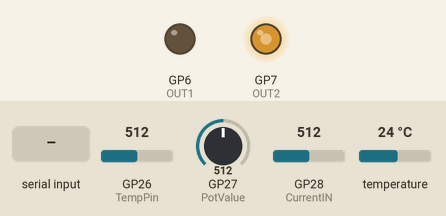
Recording of a program running on a simulated Raspberry Pi Pico. Parts: output pins drawn as LEDs (lit = HIGH). The test bench sets the inputs (shaded band); at power-on: GP27 (PotValue) = 512, GP26 (TempPin) = 512, GP28 (CurrentIN) = 512, temperature 24 °C (analog values on the 0–1023 scale). Pins used as bus, display or sensor lines are not drawn; what the program prints to the serial monitor is not drawn.

Above: at 1.2 s.
1.3 s: GP27 (PotValue) set to 716
At 2.3 s:
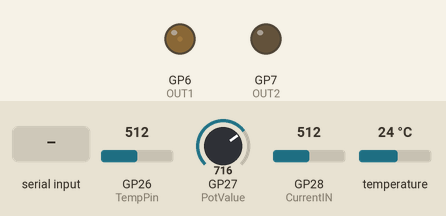
4.3 s: "Value 1: \n" received over Serial
At 4.7 s:
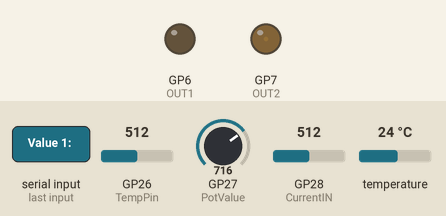
Timing chart, 0 to 7.3 s (numbered marks = the images above; inputs shaded):
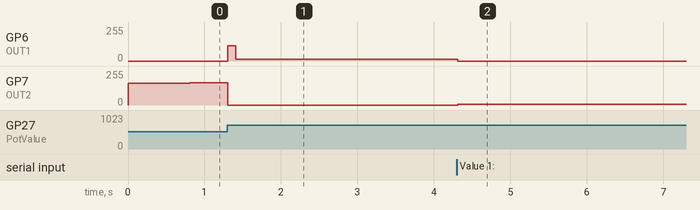

The program:

main.cpp
```cpp
#include <Arduino.h>
#include <Wire.h>
#include <PID_v1.h>

void receiveEvent();

class serialValues{
  public:
  double goalAngle = 135;
  double Kp = 0;
  double Ki = 0;
  double Kd = 0;
  serialValues(double goalAngleI, double KpI, double KiI, double KdI){
    goalAngle = goalAngleI;
    Kp = KpI;
    Ki = KiI;
    Kd = KdI;
  }

};

serialValues parseData(String input);

#define PWMIN p29
#define TempPin p26
#define OUT1 p6
#define OUT2 p7
#define CurrentIN p28
#define MPSleep p8
#define I2cSlaveAddress 0x2F
#define PotValue p27

#define Vref 3.3

MbedI2C i2c(p2,p3);

float Vo;
float R1 = 10000;
float logR2, R2, T, Tc;
double c1 = 0.00009076800317960867, c2 = 0.0003820237749737886, c3 = -3.107248132974333e-7;

float goalAngle = 90;
float current;
bool increasing = true;

struct receivedAngle {
  float position;
};
//PID values
double Kp =1.8;
double Ki = 0.05;
double Kd = 0.1;

// Declare a variable to hold the received data
receivedAngle receivedAngleD;

serialValues receivedSerialData(goalAngle, Kp,Ki,Kd);


double setPoint;
double potInput;
double pidOutput;

PID motorPID(&potInput, &pidOutput, (&receivedSerialData.goalAngle),*(&receivedSerialData.Kp),*(&receivedSerialData.Ki),*(&receivedSerialData.Kd),DIRECT);

void setup() {
  pinMode(PWMIN, INPUT);
  pinMode(TempPin, INPUT);
  pinMode(PotValue, INPUT);
  pinMode(CurrentIN, INPUT);

  pinMode(OUT1, OUTPUT);
  pinMode(OUT2, OUTPUT);
  pinMode(MPSleep, OUTPUT);
  digitalWrite(MPSleep, HIGH);


  // Start the Wire library as a slave with the specified address
  //Wire.begin(I2cSlaveAddress);  // Replace 0x42 with the I2C address you want to assign to the slave

  // Register the event handler for receiving data
  //Wire.onReceive(receiveEvent);

  Serial.begin(9600);
  digitalWrite(OUT1,LOW);
  digitalWrite(OUT2,LOW);

  motorPID.SetMode(AUTOMATIC);
  motorPID.SetOutputLimits(-255,255);
  //motorPID.SetSampleTime(20);
  analogReadResolution(10);
}

void loop() {
 float atPos = analogRead(PotValue);
 setPoint = goalAngle;
//Serial.println(atPos);
 potInput = map(atPos, 0,1023,-255,255);

 motorPID.Compute();


 if (pidOutput > 0){
    analogWrite(OUT1,0);
    analogWrite(OUT2,abs(pidOutput));
  }else if (pidOutput < 0){
    analogWrite(OUT2,0);
    analogWrite(OUT1,abs(pidOutput));
  }
    //temp
  Vo = analogRead(26);
  R2 = R1 * (1023.0 / (float)Vo - 1.0);
  logR2 = log(R2);
  T = (1.0 / (c1 + c2*logR2 + c3*logR2*logR2*logR2));
  Tc = T - 273.15;

  //Current
  current = analogRead(28);
  float voltage = (current / 1023.0) * Vref;  // Convert analog reading to voltage
  float currentF = voltage / 0.2;  // Calculate current using the sensor's sensitivity

  Serial.print("Core Temp: ");
  float tempCore = analogReadTemp();
  Serial.print(analogReadTemp());
  Serial.print("Temp: ");
  Serial.print(Tc);
  Serial.print(" Current: ");
  Serial.println(currentF);

  if (Serial.available() > 0) {
          //     // Read the incoming data into a string
               String input = Serial.readStringUntil('\n');
               receivedSerialData = parseData(input);
          }
}


serialValues parseData(String input) {
  serialValues receivedValues(0,0,0,0);
  const int numFloats = 4;
  double values[numFloats];
  // Create an index for storing float values
  int index = 0;

  // Split the input string using a delimiter (assuming comma-separated values)
  int startIndex = 0;
  int endIndex = input.indexOf(',');

  while (endIndex != -1 && index < numFloats) {
    // Convert the substring to a float and store it in the values array
    values[index] = input.substring(startIndex, endIndex).toDouble();
    index++;

    // Update the indices for the next substring
    startIndex = endIndex + 1;
    endIndex = input.indexOf(',', startIndex);
  }

  // Handle the last value after the last comma
  if (index < numFloats) {
    values[index] = input.substring(startIndex).toDouble();  // This handles the last value in the string
  }

  receivedValues.goalAngle = values[0];
  receivedValues.Kp = values[1];
  receivedValues.Ki = values[2];
  receivedValues.Kd = values[3];
  motorPID.SetTunings(receivedValues.Kp ,receivedValues.Ki,receivedValues.Kd);

  return receivedValues;
}


  // put your main code here, to run repeatedly:
  //digitalWrite(OUT1, HIGH);
  // digitalWrite(OUT2,LOW);

  // //digitalWrite(OUT1, HIGH);
  // analogWrite(OUT1,255);
  // //digitalWrite(MPSleep, HIGH);


//float currentAngle = map(atPos, 0,1023,0,270);

// Serial.println(atPos);
//   if (atPos < goalAngle){
//     analogWrite(OUT1,0);
//     analogWrite(OUT2,255);
//   }else if (atPos > goalAngle){
//     analogWrite(OUT2,0);
//     analogWrite(OUT1,255);
//   }


void receiveEvent() {
  // // Ensure that the received data matches the size of the struct
  // if (Wire.available() >= sizeof(receivedAngle)) {
  //   // Read the received data into the struct
  //   Wire.readBytes((uint8_t*)&receivedAngleD, sizeof(receivedAngle));

  //   // Process the received data (you can modify this part based on your needs)
  //   Serial.println("Received Data:");
  //   Serial.print("Value 1: ");
  //   Serial.println(receivedAngleD.position);
  // }
  return;
}


   //digitalWrite(OUT2, LOW);
   //digitalWrite(OUT1, HIGH);
   //analogWrite(OUT1, 255);

// Serial.print("Angle:");
// Serial.print(currentAngle);
// Serial.print("Pot in:");
// Serial.print(potInput);
// Serial.print("Pid out: ");
// Serial.println(pidOutput);


    // Serial.println("test");
    // analogWrite(OUT2, 255);
    // digitalWrite(OUT1, LOW);

    //Serial.println(analogRead(PotValue));
    // delay(3000); // Delay for 1 second
    // Serial.println("off");
    // digitalWrite(OUT1, LOW);
    // analogWrite(OUT2, 0);
    // delay(2000); // Delay for 1 second

    // digitalWrite(OUT2, LOW);
    // analogWrite(OUT1, 255);
    // delay(3000); // Delay for 1 second
    //  Serial.println("test1");
  //  //delay(1000); // Delay for 1 second
  //      Serial.println("off1");
  //   digitalWrite(OUT1, LOW);
  //   analogWrite(OUT2, 0);
  //   delay(2000); // Delay for 1 second
  //Position
// if (goalAngle < 160 and increasing) {
//     goalAngle++;
// } else if (goalAngle >= 160) {
//     increasing = false;
// } else if (goalAngle > 20 and !increasing) {
//     goalAngle--;
// } else if (goalAngle <= 20) {
//     increasing = true;
// }


  // //PWM input
  // int pwmValue = pulseIn(PWMIN, HIGH);  // Read PWM signal duration in microseconds
  // Serial.print("PWM Value: ");
  // Serial.println(pwmValue);
```

Measured:
- after the input at 1.3 s, GP6 (OUT1): 0/255 → 115/255 at once, → 14/255 0.10 s later, → 15/255 1.8 s later
- after the input at 4.3 s, GP7 (OUT2): 0/255 → 4/255 at once
